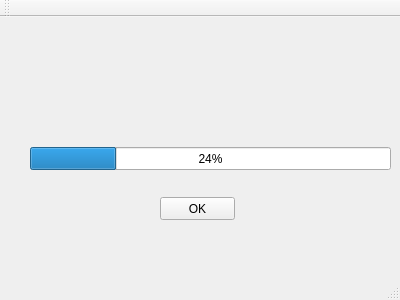
<?xml version="1.0" encoding="UTF-8"?>
<ui version="4.0">
 <class>Fellucid_Engine_Start</class>
 <widget class="QMainWindow" name="Fellucid_Engine_Start">
  <property name="geometry">
   <rect>
    <x>0</x>
    <y>0</y>
    <width>400</width>
    <height>300</height>
   </rect>
  </property>
  <property name="windowTitle">
   <string>Fellucid_Engine_Start</string>
  </property>
  <widget class="QWidget" name="centralWidget">
   <widget class="QPushButton" name="pushButton">
    <property name="geometry">
     <rect>
      <x>160</x>
      <y>180</y>
      <width>75</width>
      <height>23</height>
     </rect>
    </property>
    <property name="text">
     <string>OK</string>
    </property>
   </widget>
   <widget class="QLabel" name="label_pic">
    <property name="geometry">
     <rect>
      <x>60</x>
      <y>20</y>
      <width>271</width>
      <height>81</height>
     </rect>
    </property>
    <property name="text">
     <string/>
    </property>
   </widget>
   <widget class="QProgressBar" name="progressBar">
    <property name="geometry">
     <rect>
      <x>30</x>
      <y>130</y>
      <width>361</width>
      <height>23</height>
     </rect>
    </property>
    <property name="value">
     <number>24</number>
    </property>
   </widget>
  </widget>
  <widget class="QMenuBar" name="menuBar">
   <property name="geometry">
    <rect>
     <x>0</x>
     <y>0</y>
     <width>400</width>
     <height>21</height>
    </rect>
   </property>
  </widget>
  <widget class="QToolBar" name="mainToolBar">
   <attribute name="toolBarArea">
    <enum>TopToolBarArea</enum>
   </attribute>
   <attribute name="toolBarBreak">
    <bool>false</bool>
   </attribute>
  </widget>
  <widget class="QStatusBar" name="statusBar"/>
 </widget>
 <layoutdefault spacing="6" margin="11"/>
 <resources/>
 <connections/>
</ui>
